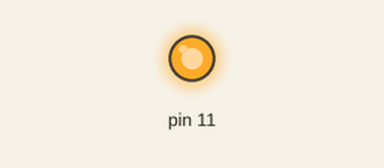
Recording of a sketch running on a simulated Arduino Uno, built with avr-gcc and run on an emulated ATmega328P. Parts: output pins drawn as LEDs (lit = HIGH).

Above: at 0.1 s.
Timing chart, 0 to 1.6 s (numbered marks = the images above):
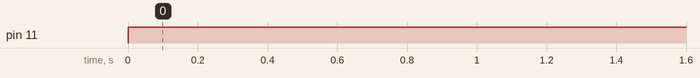

The sketch:

Brightness.ino
```cpp
/*
* Brightness Control
* Port Used: Timer_2 - OC2A
* PWM Frequency = 16M / (N * 256)
* -N is prescaler
*
*/
int SetStatus = 0;
void DimCtrlInit()
{
    OCR2A = 128;
    TCCR2A |= (1 << COM2A1) | (1 << WGM21) | (1 << WGM20);
    TCCR2B |= (1 << WGM22) | (1 << CS21);
}

void setup()
{

}

void loop()
{
    if (SetStatus == 0)
    {
        SetStatus = 1;
        DDRB |= (1 << DDB3);
        DimCtrlInit();
    }
}
```

Measured:
- by itself, pin 11: LOW → HIGH at 0.00 s
